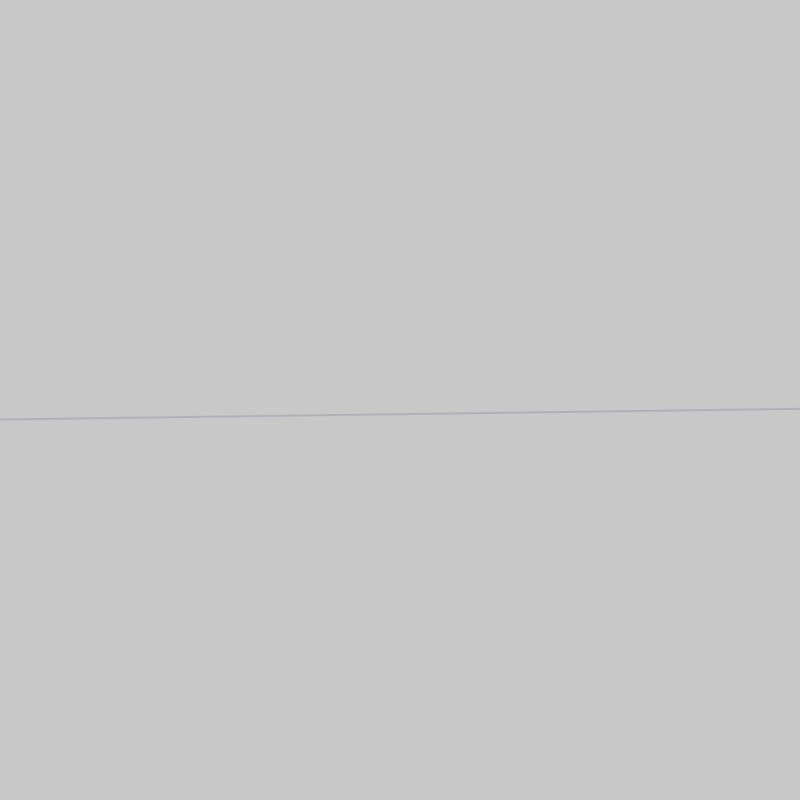
Frame 1 (no input)
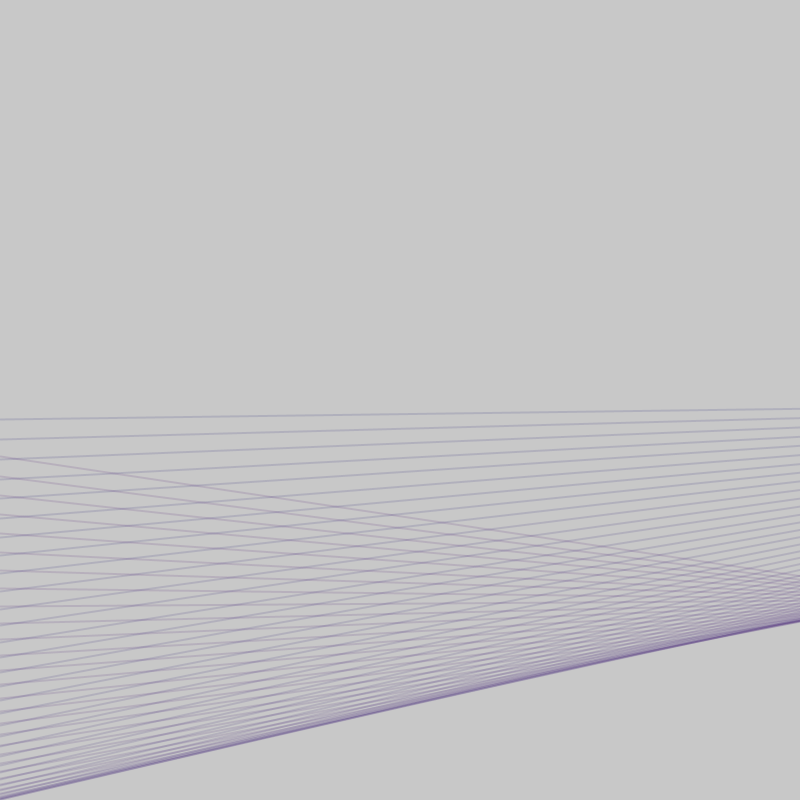
Frame 60 (the mouse pressed at the canvas centre just before this capture)
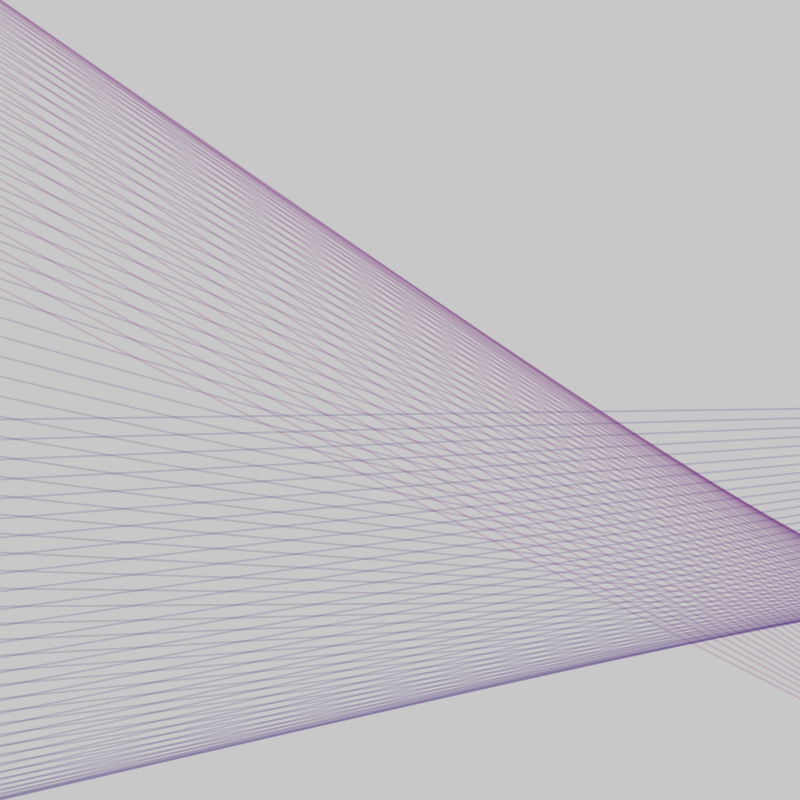
Frame 120 (the mouse held since frame 60 and released just before this capture)

The Processing sketch that drew these frames (run headless with seeded random() and noise(); from frame 60 on, the mouse is pressed at the canvas centre):

// Processing sketch: processing_119293
// ── processing_119293.pde

/*
Pearlyn Lii
 ID 3 - Spring 2013
 1/31/13
 */

//declare global variables -----

float i = 0;
float j = 0;
float k = 0;

//setup -----

void setup() {
  background(200);
  size(800, 800);
  smooth();
  strokeWeight(2);
}

//draw -----

void draw() {
  i = i + .01; //changes path 
  j = j + .05; //changes path

  //_____________________________

  //changes color increment
  k = k + 1; 
  if (k > 300) {
    k = 0;
  }
  stroke(k+3, 0, 100, 30); //changes color range

  float a = map(cos(i), -2, 2, 0, width+800);
  float b = map(sin(i), -1, 1, 0, height);
  float c = map(cos(j), -2, 2, 0, width-800);
  float d = map(sin(j), -1, 1, 0, height);

  line(a, b, c, d);
}
